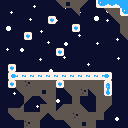

A level layout from a 2D game, rendered from its tile map. Below: a short description, then the map file with its tile-grid data intact:
An orthogonal 16x16 tile map with 8x8 px tiles, 2 tile layers (BgLayer, MainLayer), 2 tilesets, 1 image layer and 40 objects (32x Spikes, 6x Balloon, Trampoline, Player).

<map version="1.10" tiledversion="1.10.2" orientation="orthogonal" renderorder="right-down" width="16" height="16" tilewidth="8" tileheight="8" infinite="0" nextlayerid="7" nextobjectid="50">
 <tileset firstgid="1" name="spritemap" tilewidth="8" tileheight="8" tilecount="176" columns="16">
  <image source="spritemap.png" width="128" height="88" />
 </tileset>
 <tileset firstgid="177" name="balloon" tilewidth="8" tileheight="16" tilecount="4" columns="4">
  <image source="balloon.png" width="32" height="16" />
 </tileset>
 <imagelayer id="5" name="Bg">
  <image source="bg.png" width="128" height="128" />
 </imagelayer>
 <layer id="1" name="BgLayer" width="16" height="16">
  <data encoding="csv">
0,0,0,0,0,0,0,43,17,41,42,0,0,0,0,0,
0,0,0,0,0,0,0,0,0,43,0,0,0,43,41,0,
0,0,0,0,0,0,0,0,0,0,0,0,0,0,43,41,
0,0,0,0,0,0,0,0,0,0,0,0,0,0,0,41,
0,0,0,0,0,0,0,0,0,0,0,0,0,0,0,43,
0,0,0,0,0,0,0,0,0,0,0,0,0,0,0,0,
0,0,0,0,0,0,0,0,0,0,0,0,0,0,0,0,
0,0,0,0,0,0,0,0,0,0,0,0,0,0,0,0,
0,0,0,0,0,0,0,0,0,0,0,0,0,0,0,0,
0,0,0,0,0,0,0,0,0,0,0,0,0,0,0,0,
0,0,41,57,41,41,41,0,41,41,41,41,41,0,0,0,
0,0,43,41,41,17,41,0,43,41,57,43,41,0,0,0,
0,0,0,42,0,43,41,0,0,41,0,0,41,41,0,0,
0,89,105,0,0,41,41,59,41,41,58,0,41,42,0,0,
0,43,41,41,41,42,43,41,41,57,41,41,41,0,0,0,
0,0,0,57,41,0,0,0,43,41,17,41,0,0,0,0
</data>
 </layer>
 <layer id="2" name="MainLayer" width="16" height="16">
  <data encoding="csv">
0,0,0,0,0,0,0,0,0,0,0,0,50,51,51,38,
0,0,0,0,0,0,0,0,0,0,0,0,0,0,0,50,
0,0,0,0,0,0,33,0,0,0,0,0,0,0,0,0,
0,0,0,0,0,0,0,0,0,33,0,0,0,0,0,0,
0,0,0,33,0,0,0,0,0,0,0,0,0,0,0,0,
0,0,0,0,0,0,0,0,0,0,0,0,0,0,0,0,
0,0,0,0,0,0,0,33,0,0,0,0,0,0,0,0,
0,0,0,0,0,0,0,0,0,0,0,0,0,0,0,0,
0,33,0,0,0,0,0,0,0,0,0,0,0,0,0,0,
0,53,54,54,54,54,54,54,54,54,54,54,54,55,0,0,
0,33,0,0,0,0,0,33,0,0,0,0,0,40,0,0,
0,0,0,0,0,0,0,0,0,0,0,0,0,56,0,0,
0,0,0,0,0,0,0,0,0,0,0,0,0,0,0,0,
0,0,0,0,0,0,0,0,0,0,0,0,0,0,0,0,
0,0,0,0,0,0,0,0,0,0,0,0,0,0,0,0,
0,0,0,0,0,0,0,0,0,0,0,0,0,0,0,0
</data>
 </layer>
 <objectgroup id="4" name="ObjectLayerNonInteractable" />
 <objectgroup id="6" name="Strawberry" />
 <objectgroup id="3" name="ObjectLayerInteractable">
  <object id="2" name="Spikes" type="Spikes" gid="18" x="16" y="72" width="8" height="8" />
  <object id="3" name="Spikes" type="Spikes" gid="18" x="24" y="72" width="8" height="8" />
  <object id="4" name="Spikes" type="Spikes" gid="18" x="32" y="72" width="8" height="8" />
  <object id="5" name="Spikes" type="Spikes" gid="18" x="40" y="72" width="8" height="8" />
  <object id="6" name="Spikes" type="Spikes" gid="18" x="48" y="72" width="8" height="8" />
  <object id="7" name="Spikes" type="Spikes" gid="18" x="56" y="72" width="8" height="8" />
  <object id="8" name="Spikes" type="Spikes" gid="18" x="64" y="72" width="8" height="8" />
  <object id="9" name="Spikes" type="Spikes" gid="18" x="72" y="72" width="8" height="8" />
  <object id="10" name="Spikes" type="Spikes" gid="18" x="80" y="72" width="8" height="8" />
  <object id="11" name="Spikes" type="Spikes" gid="18" x="88" y="72" width="8" height="8" />
  <object id="12" name="Spikes" type="Spikes" gid="18" x="96" y="72" width="8" height="8" />
  <object id="13" name="Spikes" type="Spikes" gid="18" x="104" y="72" width="8" height="8" />
  <object id="14" name="Spikes" type="Spikes" gid="44" x="112" y="80" width="8" height="8" />
  <object id="15" name="Spikes" type="Spikes" gid="44" x="112" y="88" width="8" height="8" />
  <object id="16" name="Spikes" type="Spikes" gid="44" x="112" y="96" width="8" height="8" />
  <object id="17" name="Spikes" type="Spikes" gid="44" x="64" y="56" width="8" height="8" />
  <object id="18" name="Spikes" type="Spikes" gid="44" x="80" y="32" width="8" height="8" />
  <object id="19" name="Spikes" type="Spikes" gid="44" x="56" y="24" width="8" height="8" />
  <object id="20" name="Spikes" type="Spikes" gid="44" x="32" y="40" width="8" height="8" />
  <object id="21" name="Spikes" type="Spikes" gid="60" x="48" y="56" width="8" height="8" />
  <object id="22" name="Spikes" type="Spikes" gid="60" x="64" y="32" width="8" height="8" />
  <object id="23" name="Spikes" type="Spikes" gid="60" x="40" y="24" width="8" height="8" />
  <object id="24" name="Spikes" type="Spikes" gid="60" x="16" y="40" width="8" height="8" />
  <object id="31" name="Spikes" type="Spikes" gid="28" x="24" y="48" width="8" height="8" />
  <object id="32" name="Spikes" type="Spikes" gid="28" x="48" y="32" width="8" height="8" />
  <object id="33" name="Spikes" type="Spikes" gid="28" x="72" y="40" width="8" height="8" />
  <object id="34" name="Spikes" type="Spikes" gid="28" x="56" y="64" width="8" height="8" />
  <object id="35" name="Spikes" type="Spikes" gid="28" x="56" y="96" width="8" height="8" />
  <object id="36" name="Spikes" type="Spikes" gid="28" x="8" y="96" width="8" height="8" />
  <object id="37" name="Spikes" type="Spikes" gid="18" x="48" y="16" width="8" height="8" />
  <object id="39" name="Spikes" type="Spikes" gid="18" x="24" y="32" width="8" height="8" />
  <object id="40" name="Spikes" type="Spikes" gid="18" x="56" y="48" width="8" height="8" />
  <object id="41" name="Balloon" type="Balloon" gid="178" x="32" y="112" width="8" height="16" />
  <object id="42" name="Balloon" type="Balloon" gid="178" x="80" y="112" width="8" height="16" />
  <object id="43" name="Balloon" type="Balloon" gid="178" x="112" y="120" width="8" height="16" />
  <object id="44" name="Balloon" type="Balloon" gid="178" x="120" y="80" width="8" height="16" />
  <object id="45" name="Balloon" type="Balloon" gid="178" x="88" y="64" width="8" height="16" />
  <object id="46" name="Balloon" type="Balloon" gid="178" x="112" y="40" width="8" height="16" />
  <object id="47" name="Trampoline" type="Trampoline" gid="19" x="72" y="24" width="8" height="8" />
  <object id="49" name="Player" type="Player" gid="2" x="8" y="64" width="8" height="8" />
 </objectgroup>
</map>